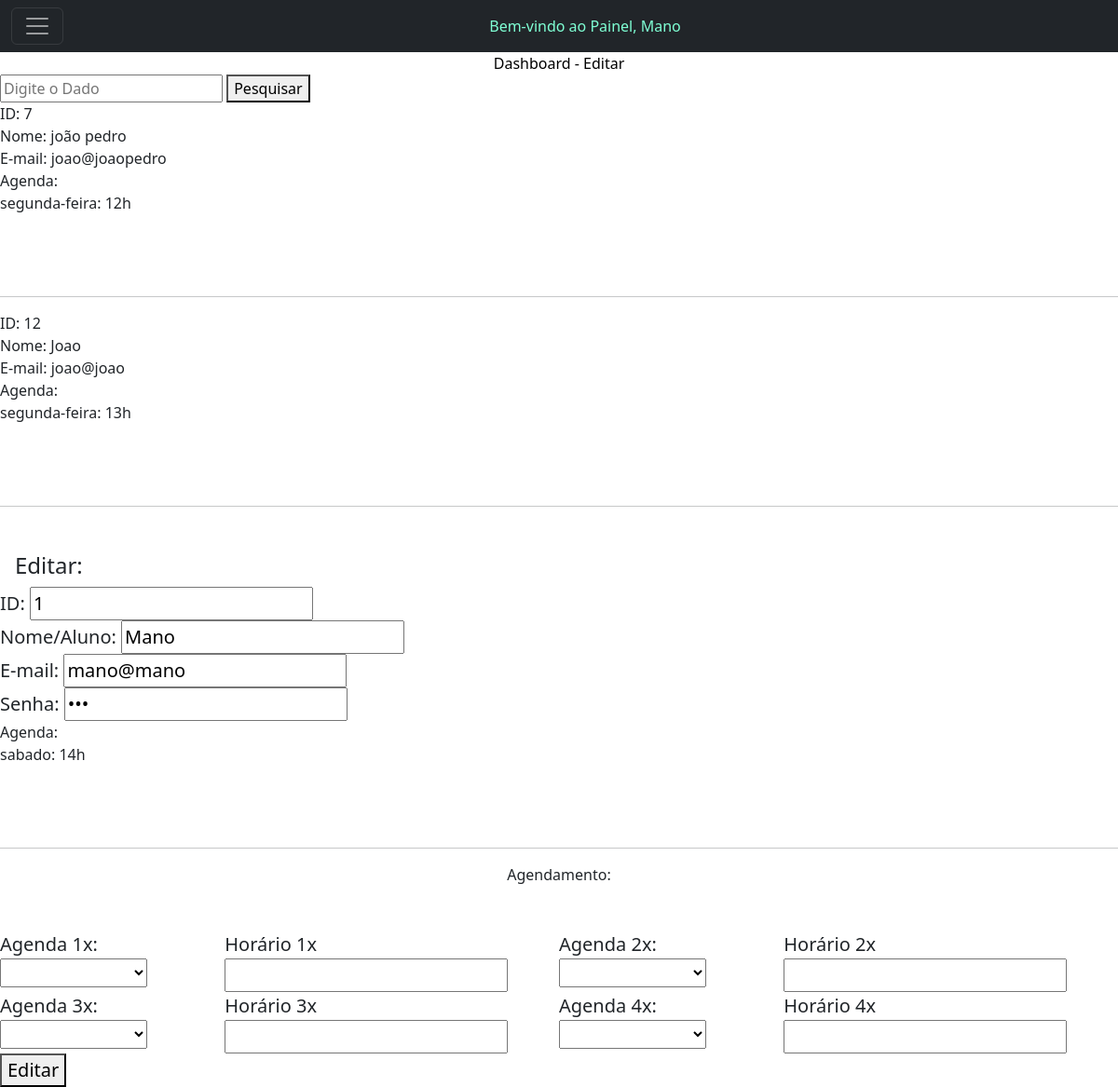
The page /editar_beta.php?busca=Joao (signed in) on the database as committed earlier.
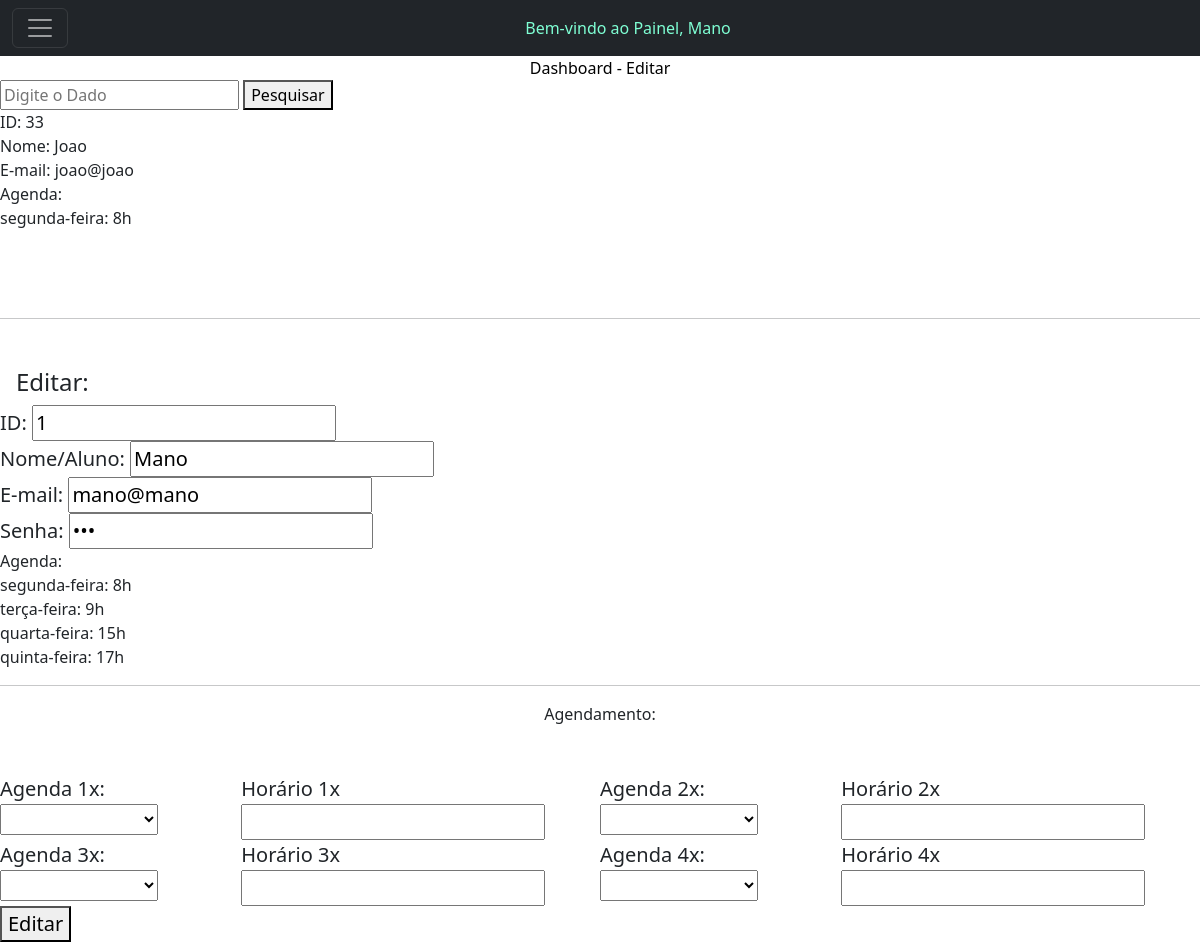
The same page on the database as committed later.
### tables this page shows
CREATE TABLE `usuarios` (
  `id` int(11) NOT NULL,
  `nome` varchar(140) NOT NULL,
  `fone` varchar(20) NOT NULL,
  `responsavel` varchar(140) NOT NULL,
  `endereco` varchar(150) NOT NULL,
  `email` varchar(140) NOT NULL,
  `data_nasc` date NOT NULL,
  `tipo` varchar(20) NOT NULL,
  `agenda` varchar(150) NOT NULL,
  `senha` varchar(16) NOT NULL,
  `aulas` longtext NOT NULL,
  `matricula` varchar(100) NOT NULL,
  `financeiro_aberto` varchar(500) NOT NULL,
  `financeiro_pago` varchar(500) NOT NULL,
  `valor_aula` varchar(20) NOT NULL,
  `divida_ativa` varchar(20) NOT NULL,
  `divida_paga` varchar(20) NOT NULL
);

### editar_beta.php (the view, shortened to what the changed rows need)
<?php
include('conexao.php');
?>
<!doctype html>
<html lang="pt-br">
<head>
  <link href="https://cdn.jsdelivr.net/npm/bootstrap@5.2.1/dist/css/bootstrap.min.css" rel="stylesheet"
>
</head>
<body>
  <header>
<nav class="navbar navbar-dark bg-dark">
</nav>
  </header>
  <main>
    <p class="text-center m-auto" style="color: black;">Dashboard - Editar</p>
    <form action="">
    <input name="busca" placeholder="Digite o Dado" type="text">
    <button type="submit">Pesquisar</button>
</form>
            <?php
  if (!isset($_GET['busca'])) {
    ?>
  <tr>
      <th scope="row">#</th>
      <td colspan="3">Digite para pesquisar</td>
    </tr>
    <?php
} else {
  $pesquisa = $mysqli->real_escape_string($_GET['busca']);
$sql_code = "SELECT *
FROM usuarios
WHERE nome LIKE '%$pesquisa%'
OR tipo LIKE '%$pesquisa%'
OR agenda LIKE '%$pesquisa%'";
$sql_query = $mysqli->query($sql_code) or die("Error ao consultar" . $mysqli->error);
if ($sql_query->num_rows == 0) {
  ?>
  <tr>
  <th scope="row">1</th>
  <td colspan="3">Resultados NÃO encontrados...</td>
</tr>
<?php
} else {
while($dados = $sql_query->fetch_assoc()){
  ?>
  <tr>
    <td>ID: <?php echo $dados['id']; ?><br></td>
    <td>Nome: <?php echo $dados['nome']; ?><br></td>
    <td>E-mail: <?php echo $dados['email']; ?><br></td>
    <td>Agenda:<br><?php echo $dados['agenda']; ?><br><hr></td>
  </tr>
  <?php
}
} ?>
<?php
}
  ?>
<div class="d-flex flex-row align-items-center justify-content-center justify-content-lg-start">
</div>
    <form action="processar_editor.php" method="POST">
        <div class="d-flex flex-row align-items-center justify-content-center justify-content-lg-start">
          </div>
          <div class="d-flex flex-row align-items-center justify-content-center justify-content-lg-start">
           </div>
          <div class="d-flex flex-row align-items-center justify-content-center justify-content-lg-start">
           </div>
           <div class="d-flex flex-row align-items-center justify-content-center justify-content-lg-start">
           </div>
           <div class="d-flex flex-row align-items-center justify-content-center justify-content-lg-start">
           </div>
           Agenda:<br><?php echo $_SESSION['agenda']; ?><br><hr>
        <p class="text-center m-auto">Agendamento:</p><br></br>
        <div class="d-flex flex-row align-items-center justify-content-center justify-content-lg-start">
</label></div>
<div class="d-flex flex-row align-items-center justify-content-center justify-content-lg-start">
        </p><br><br>
        </p><br><br></div>
                  <div class="d-flex flex-row align-items-center justify-content-center justify-content-lg-start">
        </div>
          </div></form></div>
  </main>
</body>
</html>

Rows that differ between the two databases and show on the page:
removed usuarios: id "7", nome "joão pedro", email "joao@joaopedro", agenda "segunda-feira: 12h"
removed usuarios: id "12", nome "Joao", email "joao@joao", agenda "segunda-feira: 13h"
added usuarios: id "33", nome "Joao", email "joao@joao", agenda "segunda-feira: 8h"
Other text that changed with them:
$_SESSION['agenda']: "sabado: 14h" → "segunda-feira: 8h terça-feira: 9h quarta-feira: 15h quinta-feira: 17h"
